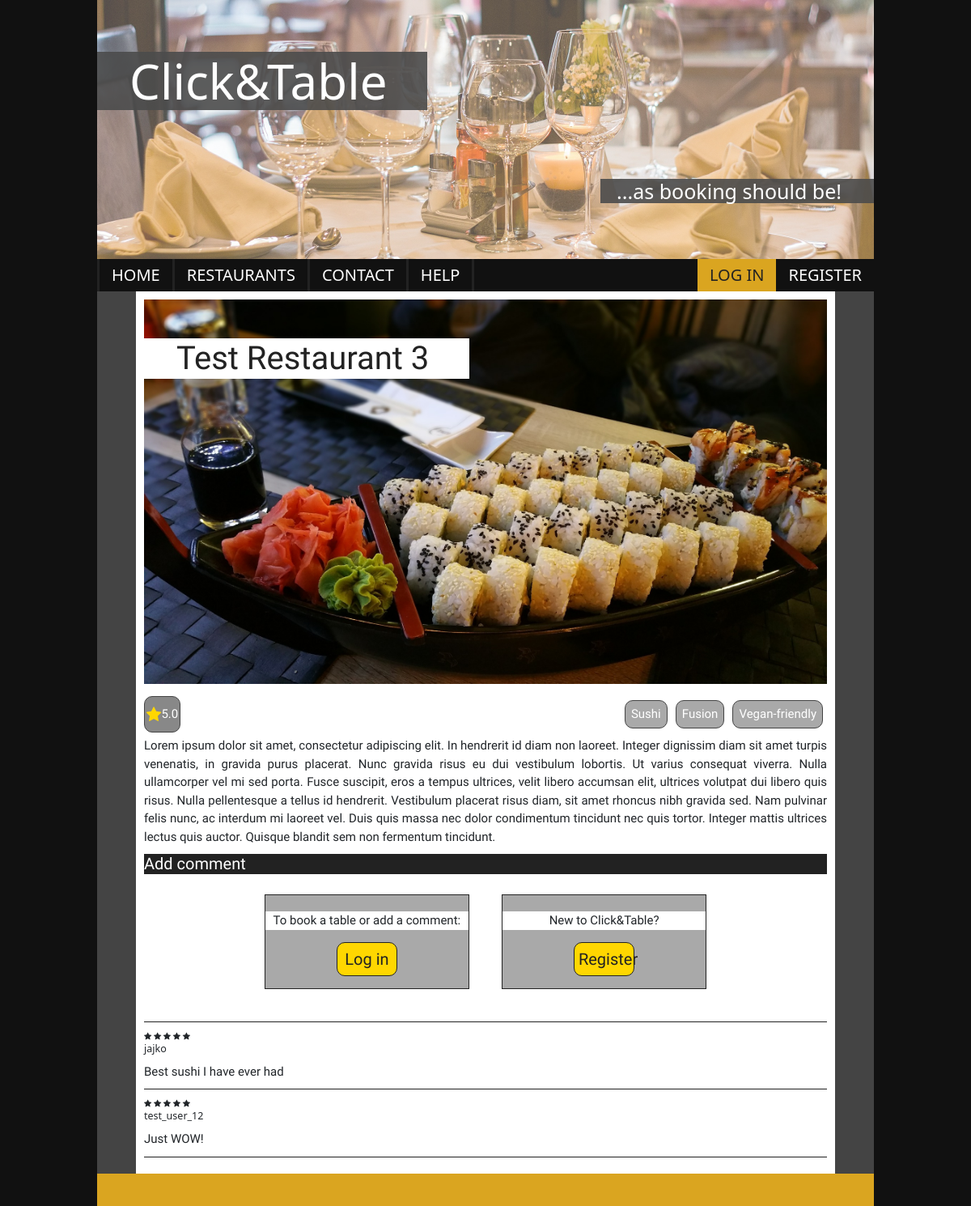
The page /restaurant_details/28/ on the database its author committed.
### click_and_table/models.py (models this page shows, shortened)
class Restaurant(models.Model):
    def average_rating(self):
        avg = Rating.objects.filter(restaurant=self).aggregate(Avg('vote'))
        if avg['vote__avg'] is not None:
            return round(avg['vote__avg'], 1)
        return 0
    name = models.CharField(max_length=128)
    description = models.TextField()
    street = models.CharField(max_length=128)
    city = models.ForeignKey(City, on_delete=models.CASCADE)
    category = models.ManyToManyField(Category)
    image = models.ImageField(default='/static/images/no-image.png')

class Category(models.Model):
    name = models.CharField(max_length=64)

class Rating(models.Model):
    vote = models.SmallIntegerField(default=0)
    comment = models.TextField(null=False)
    restaurant = models.ForeignKey(Restaurant, on_delete=models.CASCADE)
    user = models.ForeignKey(User, on_delete=models.CASCADE)
    def vote_to_list(self):
        vote_lst = []
        for x in range(self.vote):
            vote_lst.append(1)
        return vote_lst

### click_and_table/views.py (the view, shortened to what this page needs)
# urls.py: path('restaurant_details/<int:id>/', RestaurantDetailsView.as_view(), name="restaurant_details"),
class RestaurantDetailsView(View):
    def get(self, request, id):
        if Rating.objects.filter(restaurant_id=id).count() == 0:
            restaurant = Restaurant.objects.get(id=id)
            return render(request, 'restaurant_details.html',
                          {'restaurant': restaurant, 'msg': 'No comments yet'})
        else:
            restaurant = Restaurant.objects.get(id=id)
            ratings = Rating.objects.filter(restaurant_id=id).order_by('-vote')
            avg_rating = restaurant.average_rating()
            return render(request, 'restaurant_details.html',
                          {'restaurant': restaurant, 'avg_rating': avg_rating, 'ratings': ratings})

### templates/restaurant_details.html (shortened to what this page needs)
{% extends '__base__.html' %}
{% load static %}
{% block main %}
    <div class="restaurant">
        <div class="header-restaurant">
            {% if restaurant.image == null %}
                <img alt="no picture available" src="/click_and_table/static/images/no-image.png">
            {% else %}
                <img alt="restaurant_picture"
                     src="{{ restaurant.image.url }}">
            {% endif %}
            <h2>{{ restaurant.name }}</h2>
        </div>
        <div class="restaurant-attributes">
            <section class="average-rating"><span><i class="fa fa-star"></i></span>
                <p>{{ avg_rating }}</p></section>
            {% for category in restaurant.category.all %}
                <section class="categories"><span>{{ category.name }}</span></section>
            {% endfor %}
        </div>
        <div class="description">
            <p>{{ restaurant.description }}</p>
        </div>
        {% block voting-booking %}
            <div class="voting-area">
                <h2>Add comment</h2>
                {% if user.is_authenticated %}
                    {% include 'voting.html' %}
                {% else %}
                    <div class="log-in">
                        <p>To book a table or add a comment:</p>
                        <a href="{% url 'login' %}?next={{ request.path }}">Log in</a>
                    </div>
                    <div class="registration">
                        <p>New to Click&Table?</p>
                        <a href="{% url 'registration' %}">Register</a>
                    </div>
                {% endif %}
            </div>
            <div class="all-ratings">
                {% for rating in ratings %}
                    <div class="single-rating">
                        <span class="comment-rating">
                            {% for element in rating.vote_to_list %}
                                <i class="fa fa-star"></i>
                            {% endfor %}
                        </span>
                        <h5>{{ rating.user }}</h5>
                        <p>{{ rating.comment }}</p>
                    </div>
                {% endfor %}
            </div>
        {% endblock %}
    </div>
{% endblock %}

### click_and_table/static/css/style.css (style rules this page uses)
* { margin: 0; padding: 0; box-sizing: border-box; }
html { font-size: 10px; font-family: 'Raleway', 'Arial', sans-serif; background-color: #111; }
body { width: 80vw; max-width: 1280px; margin: 0 auto; }
section.average-rating { float: right; width: 45px; height: 45px; background-color: #333; border-radius: 10px; border: solid 1px #444; display: flex; justify-content: center; align-items: center; font-family: 'Raleway', 'Arial', sans-serif; font-size: 20px; color: white; }
.average-rating span { color: gold; }
.categories span { display: inline-block; font-family: 'Raleway', 'Arial', sans-serif; font-size: 15px; margin: 5px; background-color: darkgray; padding: 5px 7px; border-radius: 10px; border: #444 solid 1px; float: left; color: white; }
div.restaurant { background-color: white; width: 90%; height: auto; margin: 0 auto; padding: 10px; }
div.description { min-height: 10vh; }
.restaurant p { font-family: 'Raleway', 'Arial', sans-serif; font-size: 1.5rem; }
div.restaurant-attributes { height: 5vh; width: 100%; background-color: transparent; }
.restaurant .average-rating { float: left; background-color: #888; }
.restaurant .categories { float: right; }
.restaurant p { margin-top: 10px; text-align: justify; }
div.header-restaurant { position: relative; height: 60vh; width: 100%; margin-bottom: 10px; }
div.header-restaurant img { width: 100%; max-height: 100%; }
.header-restaurant h2 { background-color: white; color: #222; font-family: 'Raleway', 'Arial', sans-serif; font-size: 4rem; line-height: 5rem; padding: 0 50px 0 40px; position: absolute; top: 10%; left: 0; }
div.voting-area { display: flex; flex-wrap: wrap; justify-content: center; align-content: center; }
.voting-area a { text-decoration: none; display: inline-block; font-size: 2rem; width: 30%; text-align: center; color: #222222; font-family: 'Raleway', 'Arial', sans-serif; border-radius: 10px; background-color: gold; padding: 5px; border: solid #222 1px; margin: 5px 10px; }
.voting-area h2 { background-color: #222; display: inline-block; width: 100%; color: white; font-size: 2rem; line-height: 2.5rem; font-family: 'Raleway', 'Arial', sans-serif; }
div.all-ratings { border-top: solid 1px #222; margin-top: 20px; }
.single-rating { margin: 10px 0; border-bottom: solid 1px #222; }
div.log-in, div.registration { width: 30%; border: solid 1px #222; margin: 20px; display: flex; justify-content: center; flex-wrap: wrap; background-color: darkgray; padding: 10px 0; }
div.log-in p, div.registration p { display: inline-block; width: 100%; text-align: center; background-color: white; }

### rows shown on the page
Restaurant: image (picture), name "Test Restaurant 3", description "Lorem ipsum dolor sit amet, consectetur adipiscing elit. In hendrerit id diam non laoreet. Integer dignissim diam sit amet turpis venenatis, in gravida purus placerat. Nunc gravida risus eu dui vestibulum lobortis. Ut varius consequat viverra. Nulla ullamcorper vel mi sed porta. Fusce suscipit, eros a tempus ultrices, velit libero accumsan elit, ultrices volutpat dui libero quis risus. Nulla pellentesque a tellus id hendrerit. Vestibulum placerat risus diam, sit amet rhoncus nibh gravida sed. Nam pulvinar felis nunc, ac interdum mi laoreet vel. Duis quis massa nec dolor condimentum tincidunt nec quis tortor. Integer mattis ultrices lectus quis auctor. Quisque blandit sem non fermentum…"
Category: name "Vegan-friendly"
Category: name "Fusion"
Category: name "Sushi"
Rating: vote 5 (drawn), user "jajko", comment "Best sushi I have ever had"
Rating: vote 5 (drawn), user "test_user_12", comment "Just WOW!"

### other values the page prints
{{ avg_rating }} "5.0"
